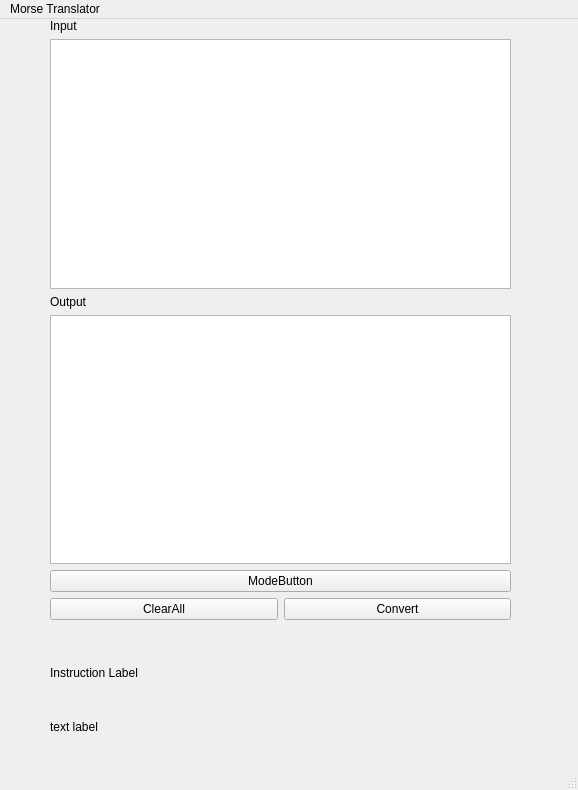
<?xml version="1.0" encoding="UTF-8"?>
<ui version="4.0">
 <class>MainWindow</class>
 <widget class="QMainWindow" name="MainWindow">
  <property name="geometry">
   <rect>
    <x>0</x>
    <y>0</y>
    <width>578</width>
    <height>790</height>
   </rect>
  </property>
  <property name="windowTitle">
   <string>MainWindow</string>
  </property>
  <widget class="QWidget" name="centralwidget">
   <widget class="QWidget" name="layoutWidget">
    <property name="geometry">
     <rect>
      <x>50</x>
      <y>0</y>
      <width>461</width>
      <height>601</height>
     </rect>
    </property>
    <layout class="QVBoxLayout" name="verticalLayout">
     <item>
      <widget class="QLabel" name="inputLabel">
       <property name="text">
        <string>Input</string>
       </property>
      </widget>
     </item>
     <item>
      <widget class="QTextEdit" name="inputTextEdit"/>
     </item>
     <item>
      <widget class="QLabel" name="outputLabel">
       <property name="text">
        <string>Output</string>
       </property>
      </widget>
     </item>
     <item>
      <widget class="QTextEdit" name="outputText"/>
     </item>
     <item>
      <widget class="QPushButton" name="modeButton">
       <property name="text">
        <string>ModeButton</string>
       </property>
      </widget>
     </item>
     <item>
      <layout class="QHBoxLayout" name="horizontalLayout">
       <item>
        <widget class="QPushButton" name="clearAllButton">
         <property name="text">
          <string>ClearAll</string>
         </property>
        </widget>
       </item>
       <item>
        <widget class="QPushButton" name="convertButton">
         <property name="text">
          <string>Convert</string>
         </property>
        </widget>
       </item>
      </layout>
     </item>
    </layout>
   </widget>
   <widget class="QWidget" name="layoutWidget">
    <property name="geometry">
     <rect>
      <x>50</x>
      <y>630</y>
      <width>461</width>
      <height>101</height>
     </rect>
    </property>
    <layout class="QVBoxLayout" name="verticalLayout_2">
     <item>
      <widget class="QLabel" name="instructionLabel">
       <property name="text">
        <string>Instruction Label</string>
       </property>
      </widget>
     </item>
     <item>
      <widget class="QLabel" name="warningLabel">
       <property name="text">
        <string>text label</string>
       </property>
      </widget>
     </item>
    </layout>
   </widget>
  </widget>
  <widget class="QMenuBar" name="menubar">
   <property name="geometry">
    <rect>
     <x>0</x>
     <y>0</y>
     <width>578</width>
     <height>21</height>
    </rect>
   </property>
   <widget class="QMenu" name="menuMorse_Translator">
    <property name="title">
     <string>Morse Translator</string>
    </property>
   </widget>
   <addaction name="menuMorse_Translator"/>
  </widget>
  <widget class="QStatusBar" name="statusbar"/>
 </widget>
 <resources/>
 <connections>
  <connection>
   <sender>inputTextEdit</sender>
   <signal>undoAvailable(bool)</signal>
   <receiver>outputText</receiver>
   <slot>undo()</slot>
   <hints>
    <hint type="sourcelabel">
     <x>248</x>
     <y>188</y>
    </hint>
    <hint type="destinationlabel">
     <x>263</x>
     <y>275</y>
    </hint>
   </hints>
  </connection>
 </connections>
</ui>
